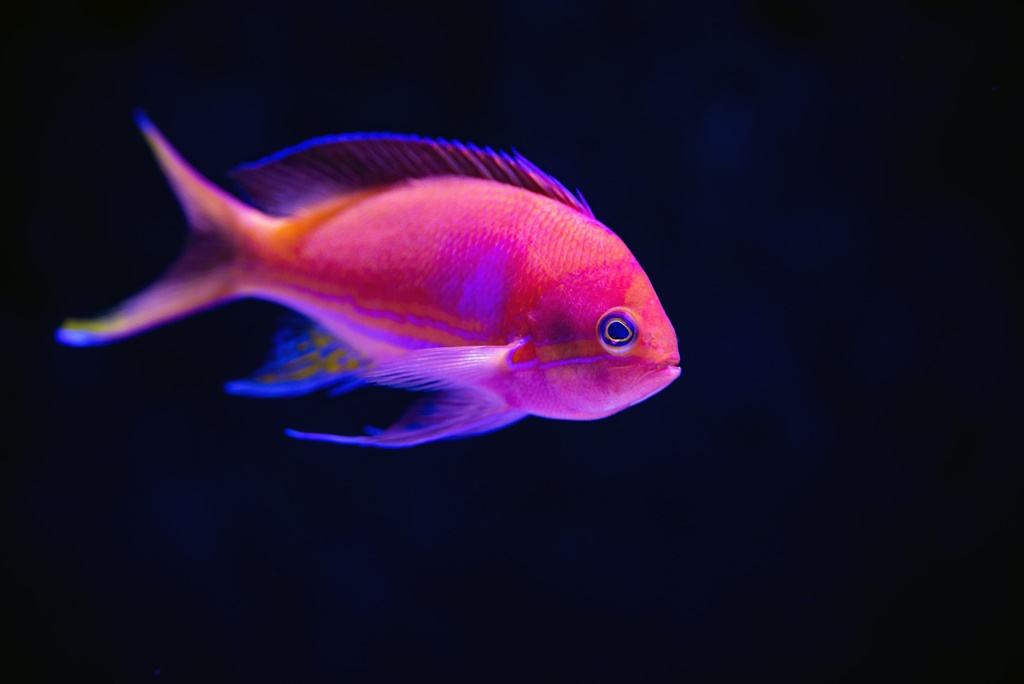
#> input picture PL2/pez.jpg, 1024 x 684 px
$ jupyter execute --allow-errors Prac02-Imagen.ipynb   (shell and % lines are left out)
#> lines starting #> are read from the running program, lines starting #| are printed output that depends on the picture; after the words box and inside, x2 and y2 are one past the last pixel; in counts of white or black regions, pixels touching at a corner belong together
# **Práctica 2: Operaciones básicas con imágenes**

Este cuaderno desarrolla contenidos prácticos de la asignatura **Visión artificial** del Grado en Ciencia e Ingeniería de Datos.

***

# Lectura y visualización de imágenes

Una imagen se forma al convertir la luz captada por un sensor en un conjunto de valores de intensidad luminosa, con un valor asignado a cada celda. Cada unidad individual en la imagen se conoce como píxel (elemento de imagen).

Las imágenes adquiridas por un sensor se guardan en un archivo en el disco en una variedad de formatos posibles. Los formatos más frecuentes son PNG, que emplea compresión sin pérdida (lossless compression) y resulta óptimo para el procesamiento de imágenes, y JPG, un formato que utiliza compresión con pérdida (lossy compression) y suele ser preferido en la fotografía digital.

El formato de este tipo de ficheros es complejo y, por tanto, es necesario utilizar bibliotecas para su lectura. Entre las bibliotecas más utilizadas para este propósito, destacan OpenCV, Scikit-Image (SKImage) y Python Imaging Library (PIL). Estas herramientas proveen una amplia gama de funciones y utilidades que facilitan la gestión de estos formatos de archivo, permitiendo a los desarrolladores acceder y trabajar con imágenes de manera eficiente.

[cell 1]
import numpy as np
import cv2
import matplotlib.pyplot as plt
import skimage

A continuación se muestran algunos ejemplos de cómo leer y visualizar imágenes

En primer lugar se descarga la imagen asumiendo que se dispone del programa `curl`.

A continuación se utilizará OpenCV para leer la imagen.

[OpenCV](https://opencv.org/), que significa "Open Source Computer Vision Library" (Biblioteca de Visión por Computador de Código Abierto), es una biblioteca de software de código abierto ampliamente utilizada en el campo de la visión por computador y el procesamiento de imágenes. Fue desarrollada originalmente por Intel y ahora es gestionada por una comunidad de código abierto. OpenCV proporciona un conjunto de herramientas y algoritmos que permiten a los desarrolladores realizar una amplia variedad de tareas relacionadas con la visión por computador, como la detección de objetos, el seguimiento de objetos, el reconocimiento de patrones, la calibración de cámaras y la manipulación de imágenes.

Una de las funcionalidades de OpenCV es la lectura de imágenes en diversos formatos.

[cell 2]
img = cv2.imread('pez.jpg')
#> img is the input picture: shape (684, 1024, 3); mean B, G, R 43.2, 15.9, 30.4
print(f"Type: {type(img)}")
#| Type: <class 'numpy.ndarray'>
print(f"Shape: {img.shape}")
#| Shape: (684, 1024, 3)
print(f"Dim: {img.ndim}")
#| Dim: 3
num_rows, num_cols, num_colors = img.shape
print(f"Rows: {num_rows}")
#| Rows: 684
print(f"Columns: {num_cols}")
#| Columns: 1024
print(f"Colors: {num_colors}")
#| Colors: 3
print(f"DataType: {img.dtype}")
#| DataType: uint8

Como se puede observar, el resultado de la lectura de la imagen retorna un array de NumPy. El array tiene tres dimensiones, siendo la tercera dimensión utilizada para el color. Cada color se representa mediante una matriz.

Para visualizar la imagen se puede usar Matplotlib. Sin embargo es importante saber que, por defecto, OpenCV establece el orden de los canales de color como BGR (debido a razones históricas) y `matplotlib` espera recibir la imagen en formato RGB. Por tanto, para visualizar una imagen leída con OpenCV es necesario trasponer los canales.

[cell 3]
img_rgb = cv2.cvtColor(img, cv2.COLOR_BGR2RGB)
plt.imshow(img_rgb)
plt.show()

La conversión de formatos se puede realizar usando OpenCV o directamente con las matrices de NumPy.

[cell 4]
img_rgb1 = cv2.cvtColor(img, cv2.COLOR_BGR2RGB)
img_rgb2 = img[:, :, ::-1]
np.array_equal(img_rgb1, img_rgb2)
#> Out = True

Matplotlib permite visualizar imágenes en color o en escala de grises. Si se le pasa a la función una matriz, matplotlib asume que se trata de una imagen en escala de grises y configura la visualización para ajustarse al mínimo y máximo de la matriz.

[cell 5]
plt.subplot(1,3,1)
plt.imshow(img_rgb[:,:,0], cmap='gray')
plt.title('Red')
print(plt.gci().get_clim())

plt.subplot(1,3,2)
plt.imshow(img_rgb[:,:,1], cmap='gray')
plt.title('Green')
print(plt.gci().get_clim())

plt.subplot(1,3,3)
plt.imshow(img_rgb[:,:,2], cmap='gray')
plt.title('Blue')
print(plt.gci().get_clim())
plt.show()

Se puede iterar sobre los canales de color de una imagen RGB para visualizar cada canal por separado.

[cell 6]
num_colors = img_rgb.shape[2]
colors = ['Red', 'Green', 'Blue']
for i in range(num_colors):
    plt.subplot(1, num_colors, i+1)
    channel = img_rgb[:,:,i]
    plt.imshow(channel, cmap='gray')
    plt.title(f'Color {i}: {colors[i]}')
    print(plt.gci().get_clim())
#> this loop made 3 passes
#> pass 1, `channel = img_rgb[:,:,i]`:
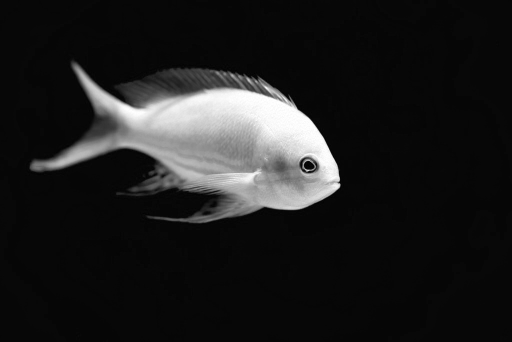
#> channel: shape (684, 1024) (shown at 1/2 size); min 0, max 255, mean 30.4
plt.show()

En muchos casos, se convierten las imágenes a formato de número real para realizar diversas operaciones.

[cell 7]
img_green = img_rgb[:,:,1]
img_green_float = img_green.astype(np.float32) / 255
print(f"Type: {img_green_float.dtype}")
#| Type: float32

plt.subplot(1,2,1)
plt.imshow(img_green, cmap='gray')
plt.colorbar()

plt.subplot(1,2,2)
plt.imshow(img_green_float, cmap='gray')
plt.colorbar()
plt.show()

[cell 8]
img_green = img_rgb[:,:,1]
plt.imshow(img_green, cmap='gray')
plt.colorbar()
print(f"Visualization limits: {plt.gci().get_clim()}")
#| Visualization limits: (0, 223)
plt.show()

Los límites se pueden modificar, tal y como se muestra a continuación.

[cell 9]
img_green = img_rgb[:,:,1]
plt.imshow(img_green, cmap='gray', vmin=25, vmax=75)
plt.colorbar()
plt.show()

En casos de ajuste de contraste, es bueno observar el histograma para determinar donde se encuentran los valores de intensidad de los píxeles.

[cell 10]
plt.hist(img_green.ravel(), bins=range(256))
plt.show()

Además, en el caso de imágenes en escala de grises también se puede configurar el mapa de color.

[cell 11]
plt.imshow(img_green, clim=(0, 50), cmap="plasma")
plt.colorbar()
plt.show()

El parámetro `interpolation` en la función `imshow` de Matplotlib se utiliza para especificar el método que se debe utilizar para interpolar valores entre los píxeles de una imagen cuando se muestra en un gráfico. La interpolación es importante cuando se escala una imagen a un tamaño diferente al original, ya que determina cómo se calculan y muestran los valores de los píxeles intermedios.

Como se puede observar, puede tener un efecto importante en cómo se muestra una imagen.

[cell 12]
size = 1000
img_rng = np.random.randint(0, 256, (size, size), dtype=np.uint8)
plt.subplot(1,2,1)
plt.imshow(img_rng, cmap='gray')
plt.subplot(1,2,2)
plt.imshow(img_rng, cmap='gray', interpolation="none")
plt.show()
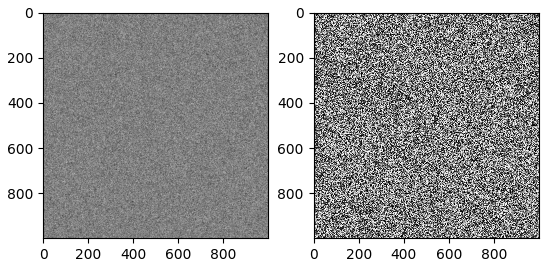
#> figure drawn by matplotlib, 2 panels

Otra de las bibliotecas importante que se utilizará a lo largo de la asignatura es [scikit-image](https://scikit-image.org/). Scikit-image, comúnmente conocida como "skimage", es una biblioteca de Python que forma parte del proyecto SciPy y se utiliza para el procesamiento de imágenes. Esta biblioteca ofrece una amplia gama de herramientas y funciones para realizar diversas tareas relacionadas con el procesamiento de imágenes, desde la carga y manipulación de imágenes hasta el análisis y la mejora de imágenes.

[cell 13]
img = skimage.io.imread('pez.jpg')
print(f"Type: {type(img)}")
#| Type: <class 'numpy.ndarray'>
print(f"Shape: {img.shape}")
#| Shape: (684, 1024, 3)
print(f"Dim: {img.ndim}")
#| Dim: 3
num_rows, num_cols, num_colors = img.shape
print(f"Rows: {num_rows}")
#| Rows: 684
print(f"Columns: {num_cols}")
#| Columns: 1024
print(f"Colors: {num_colors}")
#| Colors: 3
print(f"DataType: {img.dtype}")
#| DataType: uint8
plt.imshow(img)
plt.show()

En este caso la imagen se carga en formato RGB, lista para la visualización.

# Indexado

## Imagen en escala de gris

En la indexación de NumPy, la primera dimensión (img.shape[0]) corresponde a las filas, mientras que la segunda (img.shape[1]) corresponde a las columnas, con el origen (img[0, 0]) en la esquina superior izquierda. Esto coincide con la notación de álgebra matricial/lineal, pero es contrario a las coordenadas cartesianas (x, y).

[cell 14]
img_green = img[:,:,1].copy()
plt.imshow(img_green, cmap='gray')
plt.show()

[cell 15]
print(img_green[0, 0])
#| 8

img_green[0, 0] = 255
#> img_green: shape (684, 1024); min 0, max 255, mean 15.9

print(img_green[0, 0])
#| 255

img_green[:, 0:500] = 128
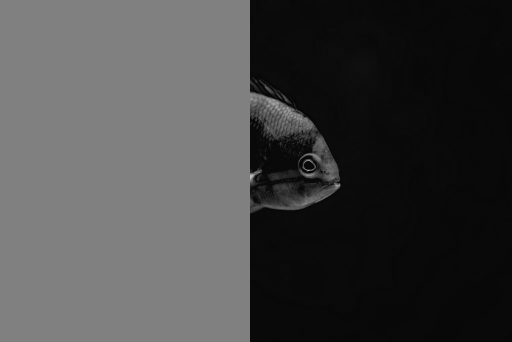
#> img_green: shape (684, 1024) (shown at 1/2 size); min 0, max 216, mean 69.3

print(img_green[0, 0])
#| 128

plt.imshow(img_green, cmap='gray')
plt.show()

El indexado también se puede realizar con una máscara de booleanos

[cell 16]
mask = img_green > 50
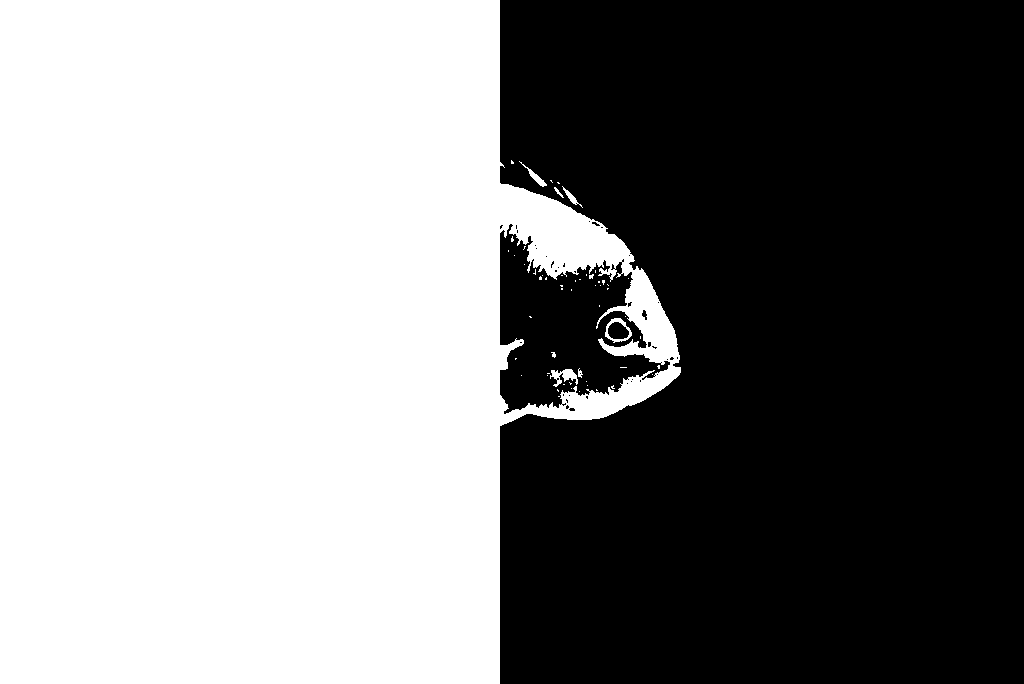
#> mask: shape (684, 1024) bool; 51% white; 39 black regions (35 under 20 px), largest, box (x1, y1, x2, y2) and area: (500, 0, 1024, 684) 326097, (500, 224, 670, 414) 16535, (608, 322, 629, 339) 274, (642, 310, 647, 320) 31
img_green[mask] = 255 # valores mayores de 50 se ponen a 255
plt.imshow(img_green, cmap='gray')
print(img_green[0, 0])
#| 255
plt.show()

## Imagen en color

Todo lo anterior es similar para imágenes en color

[cell 17]
img[0, 0]
#> Out = [7, 8, 2]

[cell 18]
img[50, 60] = 0
#> img: shape (684, 1024, 3); mean R, G, B 30.4, 15.9, 43.2

[cell 19]
img[0:50, 0:50] = [0, 255, 0]
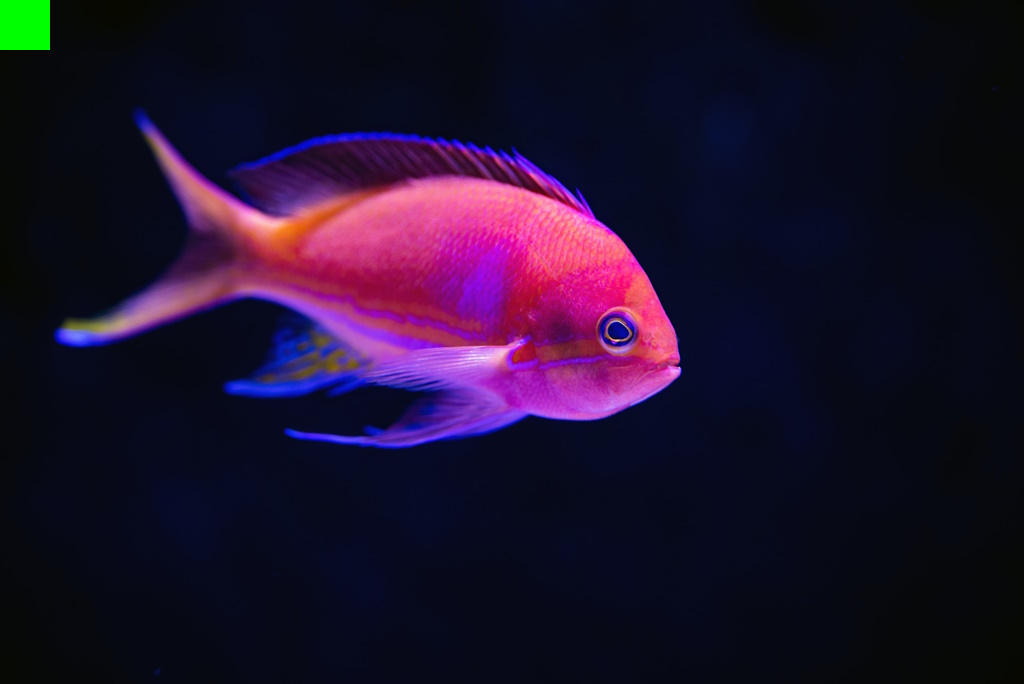
#> img: shape (684, 1024, 3); mean R, G, B 30.4, 16.8, 43.2
plt.imshow(img)

## Concatenación
A continuación se ilustra el uso de la función `np.concatenate` para combinar imágenes y manipular su dimensionalidad, partiendo de una imagen sintética simple.

[cell 20]
# Imagen en escala de grises
img = np.zeros((100, 100), dtype=np.uint8)

# Cuadrado blanco
img[20:50, 20:50] = 255

# Se concatena una copia de la imagen a la derecha
img_h = np.concatenate((img, img), axis=1)
plt.imshow(img_h, cmap='gray')
plt.show()
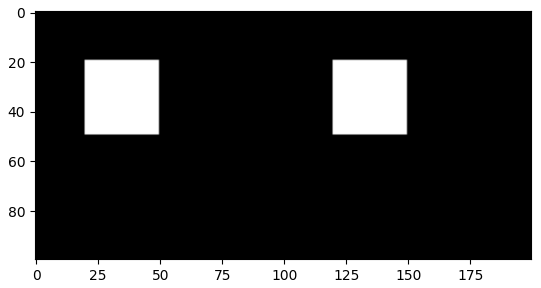
#> figure drawn by matplotlib, 1 panel

# Se concatena una copia de la imagen abajo
img_v = np.concatenate((img, img), axis=0)
plt.imshow(img_v, cmap='gray')
plt.show()
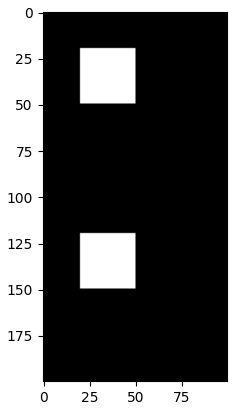
#> figure drawn by matplotlib, 1 panel

# Se apilan tres copias de la imagen para simular una imagen con tres canales
# axis=2 indica que la nueva dimensión se añade al final
img_c = np.stack([img, img, img], axis=2)
print(img_c.shape)
plt.imshow(img_c)
plt.show()
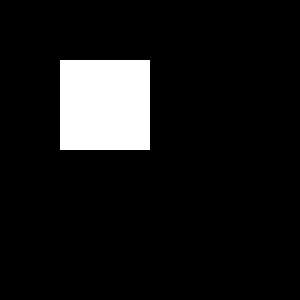
#> shown: shape (100, 100, 3) (shown 3 times larger); 9% white; 1 white region, box (x1, y1, x2, y2) and area: (20, 20, 50, 50) 900

## Ejercicio

> Crea y visualiza una imagen similar a la siguiente.

[cell 21]
import numpy as np
import matplotlib.pyplot as plt

# ============================================================
# 1) CREAR UNA IMAGEN RGB "similar" (desde cero)
# ============================================================

# En imágenes: una imagen en color suele ser un array de forma (alto, ancho, 3)
# donde el último eje representa los canales de color [R, G, B].
# Usamos dtype uint8 para trabajar como imagen clásica:
# cada canal toma valores enteros entre 0 y 255.
H, W = 50, 320 # height y width
img = np.zeros((H, W, 3), dtype=np.uint8)

# ============================================================
# 2) DEFINIR LOS COLORES DE LAS FRANJAS (RGB)
# ============================================================

# Cada color se define como una tupla (R, G, B)
# El orden de los colores es el mismo que el de la imagen del enunciado:
# negro, magenta, azul, blanco, verde, rojo, cian, amarillo
colores = [
    (0, 0, 0),         # negro
    (255, 0, 255),     # magenta
    (0, 0, 255),       # azul
    (255, 255, 255),   # blanco
    (0, 255, 0),       # verde
    (255, 0, 0),       # rojo
    (0, 255, 255),     # cian
    (255, 255, 0)      # amarillo
]

# ============================================================
# 3) PINTAR LAS FRANJAS VERTICALES DE COLOR
# ============================================================

# Número total de franjas de color
n_franjas = len(colores)

# Cada franja tendrá el mismo ancho
# W // n_franjas asegura que todas tengan tamaño similar
ancho_franja = W // n_franjas

# Recorremos cada color y lo asignamos a su franja correspondiente
for i, color in enumerate(colores):

    # x0 y x1 definen los límites horizontales (columnas) de cada franja
    x0 = i * ancho_franja
    x1 = (i + 1) * ancho_franja if i < n_franjas - 1 else W

    # img[:, x0:x1, :] -> todas las filas, columnas de la franja, los 3 canales
    # Asignamos directamente el color a toda la franja usando slicing
    img[:, x0:x1, :] = color

# ============================================================
# 4) VISUALIZAR LA IMAGEN RGB
# ============================================================

# matplotlib interpreta correctamente una imagen (H, W, 3) en formato RGB
# siempre que los valores estén en 0..255 y el tipo sea uint8
plt.figure(figsize=(8, 2))
plt.title("Imagen RGB creada")
plt.imshow(img)
plt.axis("off")
plt.show()
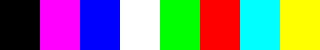
#> shown: shape (50, 320, 3); mean R, G, B 127.5, 127.5, 127.5

> Visualiza los canales de color de forma independiente
>
> Crea un línea horizontal en el centro de la imagen de color blanco.
>
> Convierte la imagen a escala de grises promediando los colores

[cell 22]
# ============================================================
# 3) VISUALIZAR LOS CANALES POR SEPARADO
# ============================================================

# Extraemos canales (recuerda: 0=R, 1=G, 2=B)
R = img[:, :, 0]
G = img[:, :, 1]
B = img[:, :, 2]
# : -> todas las filas y columnas

# (Opcional) Comprobación rápida típica de examen
print("shape:", img.shape, "dtype:", img.dtype)

# Mostrar cada canal como imagen en escala de grises (intensidad)
# Importante: usar cmap='gray' para ver el canal como "intensidad"
plt.figure(figsize=(12, 3))

plt.subplot(1, 3, 1)
plt.title("Canal R")
plt.imshow(R, cmap="gray", vmin=0, vmax=255) # muestra canal como escala de grises y añade rango
plt.axis("off")

plt.subplot(1, 3, 2)
plt.title("Canal G")
plt.imshow(G, cmap="gray", vmin=0, vmax=255)
plt.axis("off")

plt.subplot(1, 3, 3)
plt.title("Canal B")
plt.imshow(B, cmap="gray", vmin=0, vmax=255)
plt.axis("off")

plt.tight_layout()
plt.show()
#> (the rest of the program and of its run is left out)
